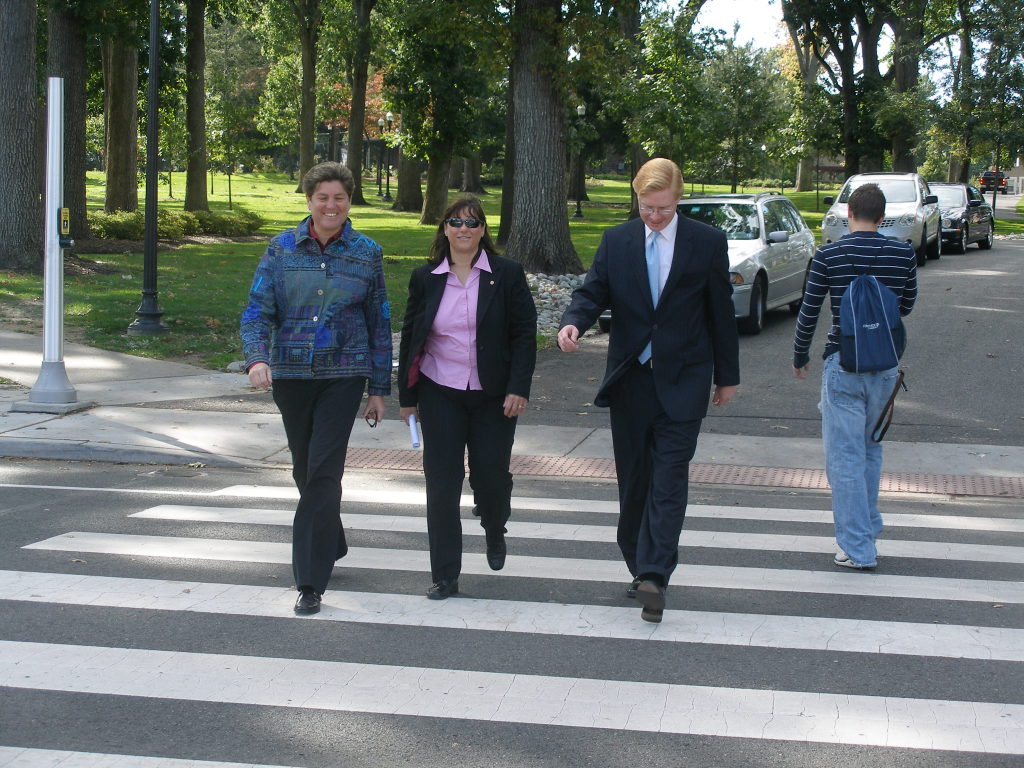
#> input picture images/1.jpg, 3072 x 2304 px, given in place of the camera (shown at 1/3 size)
$ python crowd.py   (Python 2 division)
#> lines starting #> are read from the running program, lines starting #| are printed output that depends on the picture; after the words box and inside, x2 and y2 are one past the last pixel; in counts of white or black regions, pixels touching at a corner belong together
import cv2
import sys
import argparse
import imutils
import datetime
import time
# Get user supplied values

ap = argparse.ArgumentParser()
ap.add_argument("-v", "--video", help="path to the (optional) video file")
args = vars(ap.parse_args())
# Create the haar cascade
faceCascade = cv2.CascadeClassifier("./haarcascade_frontalface_default.xml")

camera = cv2.VideoCapture(args["video"])
text = "Uncrowded"
ticks = time.time()
starttime = 20
timelimit = 20
inside = False
counter = 50
while True :
    (grabbed,frame) = camera.read()
#> frame is the input picture: shape (2304, 3072, 3); mean B, G, R 110, 113.1, 105.8
    frame = imutils.resize(frame, width=500)
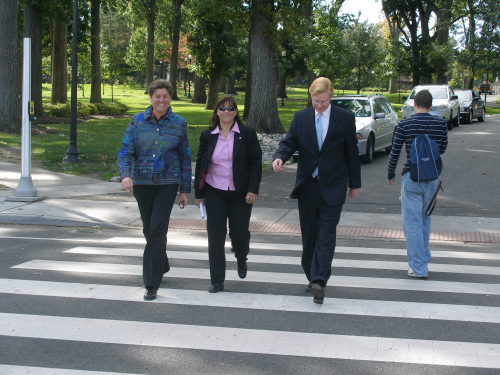
#> frame: shape (375, 500, 3); mean B, G, R 110, 113.1, 105.8
    gray = cv2.cvtColor(frame, cv2.COLOR_BGR2GRAY)
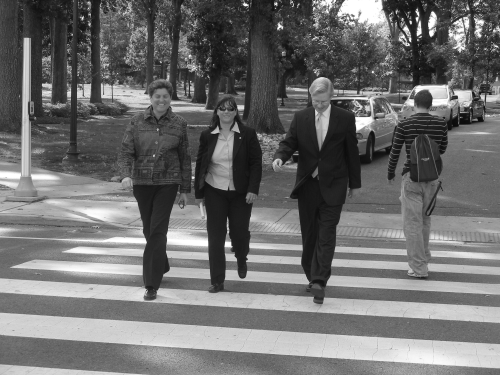
#> gray: shape (375, 500); min 11, max 255, mean 110.5
    faces = faceCascade.detectMultiScale(gray, 1.3, 5)
#> faces = ()
    '''
    for (x,y,w,h) in faces:
        frame = cv2.rectangle(frame,(x,y),(x+w,y+h),(255,0,0),2)
    '''
    print str(time.time())
    if time.time() > ticks + starttime and time.time() < ticks + starttime + timelimit :
        text = "Crowded"
        inside = True
    else :
        text = "Uncrowded"

    if (time.time() - ticks + starttime + timelimit) > 90 :
        inside = False
        text = "Uncrowded"
    cv2.putText(frame, "{}".format(text), (10,20),cv2.FONT_HERSHEY_SIMPLEX, 0.5, (0, 0, 255), 2)
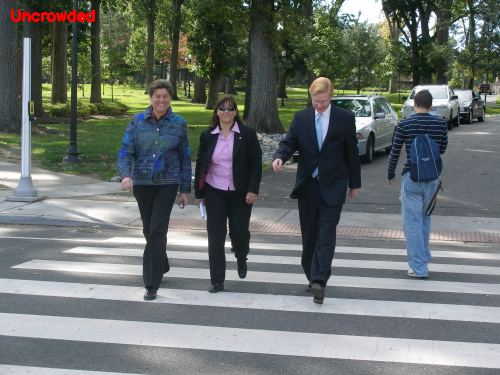
#> frame: shape (375, 500, 3); 0.31% of pixels changed, all inside (x1, y1, x2, y2) = (11, 9, 95, 22)
    print("Found {0} faces!".format(len(faces)))
#| Found 0 faces!
    #cv2.putText(frame, "{}".format("Uncrowded"), (frame.shape[0]/2+250, 20),cv2.FONT_HERSHEY_SIMPLEX, 0.5, (0, 0, 255), 2)
    cv2.imshow("Faces found", frame)
    key = cv2.waitKey(1) & 0xFF
#> (key q is pressed here)
    if key == ord("q"):
        break
camera.release()
cv2.destroyAllWindows()

$ run again, on images/Pedestrian-Safety.jpg
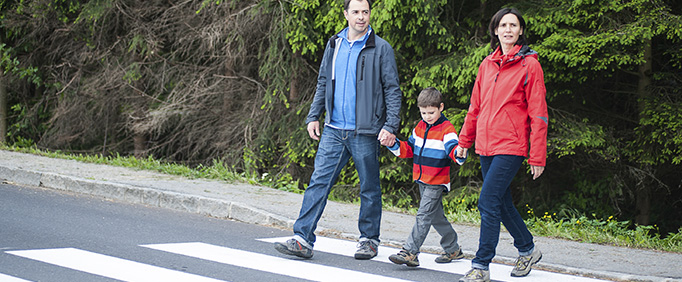
#> input picture images/Pedestrian-Safety.jpg, 682 x 282 px, given in place of the camera
#> frame is the input picture: shape (282, 682, 3); mean B, G, R 100.1, 106.1, 105.7
#> `gray = cv2.cvtColor(frame, cv2.COLOR_BGR2GRAY)`:
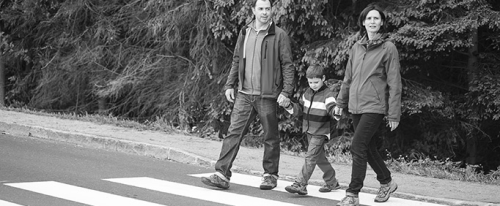
#> gray: shape (206, 500); min 4, max 255, mean 105.3
#> faces = ()
#> `cv2.putText(frame, "{}".format(text), (10,20),cv2.FONT_HERSHEY_SIMPLEX..`:
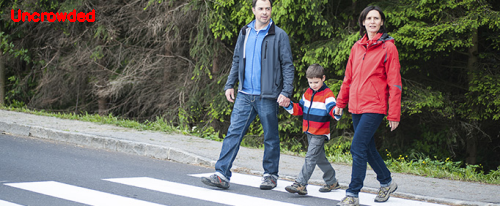
#> frame: shape (206, 500, 3); mean B, G, R 99.8, 105.8, 106.8
#| Found 0 faces!

$ run again, on images/pedestrian.jpg
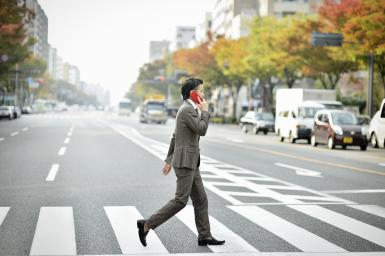
#> input picture images/pedestrian.jpg, 385 x 256 px, given in place of the camera
#> frame is the input picture: shape (256, 385, 3); mean B, G, R 168.7, 179.6, 180.7
#> `gray = cv2.cvtColor(frame, cv2.COLOR_BGR2GRAY)`:
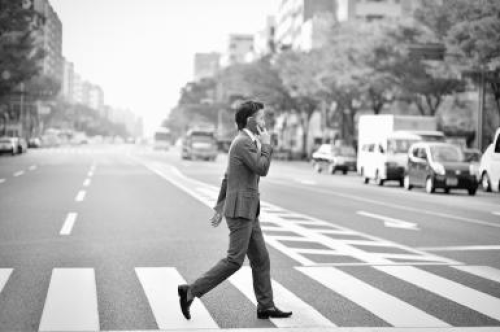
#> gray: shape (332, 500); min 0, max 255, mean 178.6
#> faces = ()
#> `cv2.putText(frame, "{}".format(text), (10,20),cv2.FONT_HERSHEY_SIMPLEX..`:
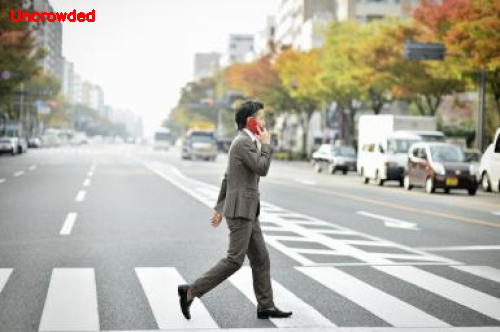
#> frame: shape (332, 500, 3); mean B, G, R 168.1, 178.9, 180.9
#| Found 0 faces!
